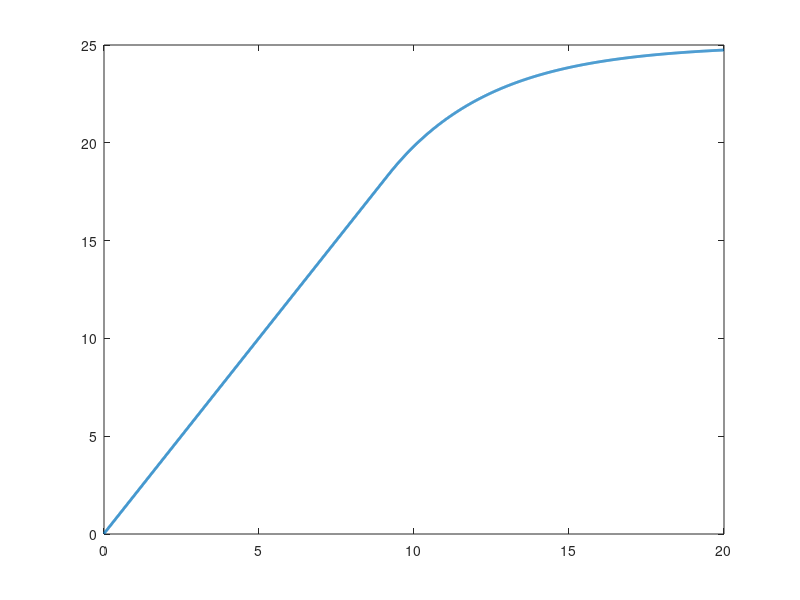

Source code (MATLAB): (Note: this script raises an error after producing the figure.)
%% Basic Cruise Control Simulation (with detailed English descriptions)
% Author: Daniel-Aero
% Description:
%   - This script simulates a basic Cruise Control (CC) system.
%   - The ego vehicle attempts to reach and maintain a target speed.
%   - Controller used: Proportional (P) control.
%   - This is the foundational step before Adaptive Cruise Control (ACC).

clear;          % Clear all variables from workspace
close all;      % Close any open figure windows
clc;            % Clear command window text


%% ================= Simulation Settings =================
dt = 0.01;      % Simulation time step [sec]
T  = 20;        % Total simulation duration [sec]
N  = T/dt;      % Number of simulation steps (loop iterations)

% Example:
%   T = 20 sec, dt = 0.01 sec  →  N = 2000 simulation updates


%% ================= Vehicle States =================
v = 0;          % Ego vehicle initial speed [m/s]
x = 0;          % Ego vehicle initial position [m]

% State Definitions:
%   v : longitudinal speed
%   x : longitudinal displacement


%% ================= Control Target =================
v_ref = 25;     % Target cruise speed [m/s] (~90 km/h)


%% ================= Controller Gain =================
Kp = 0.3;       % Proportional gain (tuning parameter)

% Notes:
%   - If Kp is too large → unstable (oscillations)
%   - If Kp is too small → slow response


%% ================= Logging Buffers =================
t_hist = zeros(1, N);   % Store time values
v_hist = zeros(1, N);   % Store speed values
x_hist = zeros(1, N);   % Store position values
a_hist = zeros(1, N);   % Store acceleration commands


%% ================= Main Simulation Loop =================
for k = 1:N
    t = (k-1)*dt;   % Current simulation time [sec]
    
    % --- Speed Control Error ---
    %   Difference between target speed and actual speed
    e_v = v_ref - v;
    
    % --- P-Control Output (Acceleration Command) ---
    a_cmd = Kp * e_v;
    
    % --- Actuator Saturation ---
    %   Limit realistic acceleration & braking capability
    a_max = 2.0;    % Maximum acceleration [m/s^2]
    a_min = -3.0;   % Maximum braking [m/s^2]
    
    if a_cmd > a_max
        a_cmd = a_max;
    elseif a_cmd < a_min
        a_cmd = a_min;
    end
    
    % --- Vehicle Dynamics Update ---
    % Speed update using discrete-time integration
    v = v + a_cmd * dt;
    
    % Position update using new speed
    x = x + v * dt;
    
    % --- Save Simulation Data for Plotting ---
    t_hist(k) = t;
    v_hist(k) = v;
    x_hist(k) = x;
    a_hist(k) = a_cmd;
end


%% ================= Plot Results =================

% --- Speed Response Plot ---
figure;
plot(t_hist, v_hist, 'LineWidth', 2);
hold on;
yline(v_ref, '--r', 'LineWidth', 1.5); % Target speed reference line
grid on;
xlabel('Time [s]');
ylabel('Speed [m/s]');
title('Basic Cruise Control - Speed Response');
legend('Vehicle Speed','Reference Speed','Location','southeast');

% --- Acceleration Command Plot ---
figure;
plot(t_hist, a_hist, 'LineWidth', 2);
grid on;
xlabel('Time [s]');
ylabel('Acceleration Command [m/s^2]');
title('Control Command Output (P-Control)');

% --- Position Plot ---
figure;
plot(t_hist, x_hist, 'LineWidth', 2);
grid on;
xlabel('Time [s]');
ylabel('Position [m]');
title('Vehicle Position Over Time');

